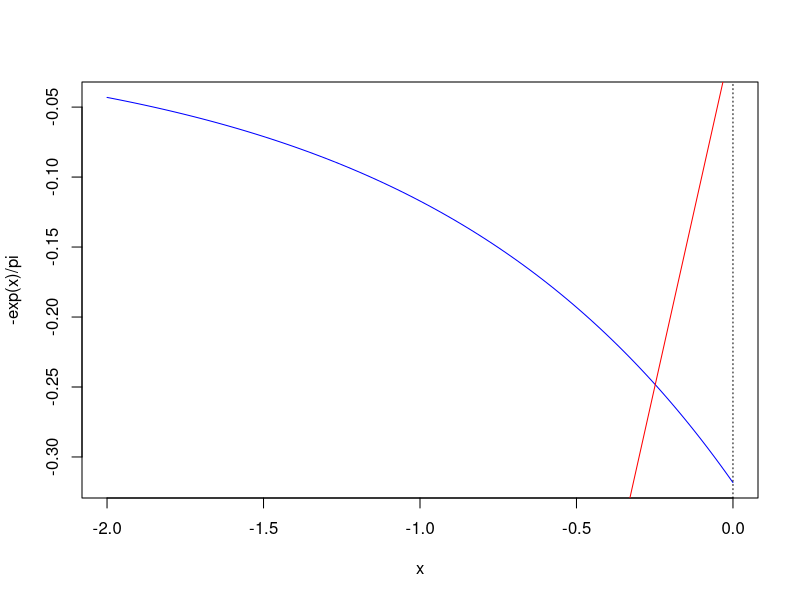

Generate this figure with R:
#1e-9 = 0.000000001
puntoFijo = function(g,x0,tol,maxIter){
  k = 1
  repeat{
    x1 = g(x0)
    dx = abs(x1-x0)
    x0 = x1
    cat("x ",k,"= ",x1,"\n")
    k =  k+1
    if(dx<tol || k > maxIter) break;
  }
  if( dx > tol ){
    cat("No hubo convergencia ")
    #return(NULL)
  } else{
    cat("x* es aproximadamente ", x1, " con  ", k," iteraciones")
  }
}
g <- function(x) -exp(x)/pi
z <- function(x) x
curve(-exp(x)/pi,-2,0, col="blue");abline(h=0,v=0,lty=3)
curve(z,-2,0,col="red",add=TRUE)
puntoFijo(g,0.2,1e-9,100)
